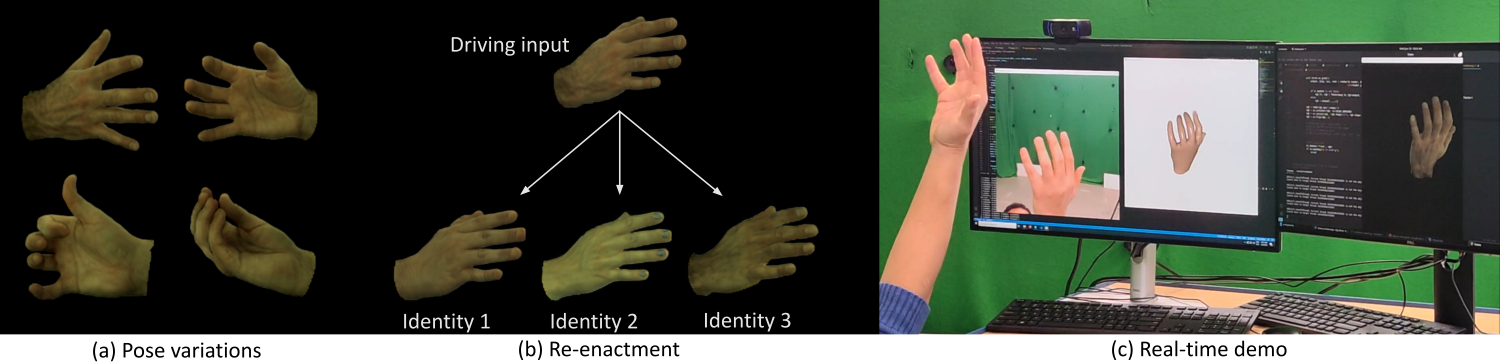
#> input picture images/teaser.png, 5998 x 1456 px (shown at 1/4 size); its folder holds only this picture in this run
$ python -i load_dataset.py   (imports and definitions only)
#> lines starting #> are read from the running program, lines starting #| are printed output that depends on the picture
import numpy as np
import os, imageio
import natsort
from scipy.spatial.transform import Rotation as R


# [148 lines left out: functions _minify, getSampInd, _load_data, not called in this run]


def normalize(x):
    return x / np.linalg.norm(x)

# [70 lines left out: functions viewmatrix, poses_avg, recenter_poses, getInterpolatedPose, getRenderPoses, not called in this run]


def load_llff_data(samp_img, dataset='InterHand2.6M', factor=None, recenter=True, path_zflat=False, load_mask = False, sr_factor=1, poses_bounds_fn="poses_bounds.npy"):

    poses, bds, imgs, arr_ind, distortion_mask, depths = _load_data(samp_img, factor=int(factor/sr_factor), load_mask=load_mask, poses_bounds_fn=poses_bounds_fn)
    # factor=8 downsamples original imgs by 8x
    # factor=8, sr_factor=2 downsamples original imgs by 4x
    if poses is None:
        return None, None, None, None, None

    if load_mask:
        mask = imgs[...,3]
        # fg_pixels = np.sum(mask == 255)
        fg_pixels = np.sum(np.logical_and(mask == 255, distortion_mask == 1)) if distortion_mask is not None else np.sum(mask == 255)
        if fg_pixels < 250:         #bad segmentation mask (too few fg pixels)
            return None, None, None, None, None

    # Correct rotation matrix ordering and move variable dim to axis 0
    poses = np.concatenate([poses[:, 1:2, :], -poses[:, 0:1, :], poses[:, 2:, :]], 1)
    poses = np.moveaxis(poses, -1, 0).astype(np.float32)
    images = imgs
    bds = np.moveaxis(bds, -1, 0).astype(np.float32)

    if recenter:
        o_poses = recenter_poses(poses)
    else:
        o_poses = poses

    #select the pose corresponding to the image index
    poses = np.take(o_poses, arr_ind, 0)
    poses = poses.astype(np.float32)

    return images, poses, bds, distortion_mask, depths

>>> import cv2
>>> picture = cv2.imread('images/teaser.png', cv2.IMREAD_GRAYSCALE)
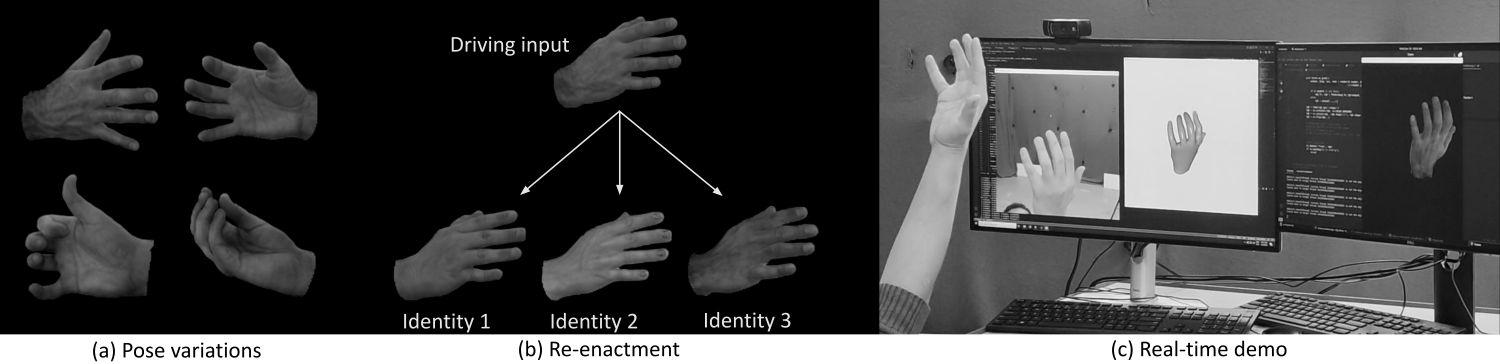
#> picture: shape (1456, 5998) (shown at 1/4 size); min 0, max 255, mean 68
>>> result = load_llff_data(picture)
#> (the run stopped early here; a loop or call above may not have finished)
